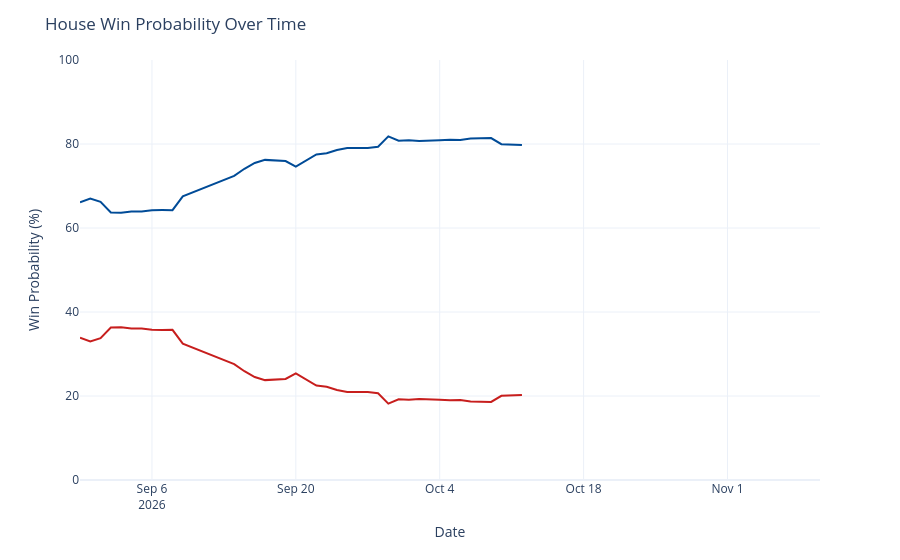

Source (notebook cell):
### Code cell
chance_over_time = output_ts[(output_ts['geo'] == 'US House') &
                             (output_ts['type'] == 'chance')]
chance_over_time['rep_chance'] = chance_over_time['y'].map(lambda x: 100 - x)
chance_over_time = chance_over_time.rename({'y': 'Democrats', 'rep_chance': 'Republicans'}, axis=1)
chance_time_ser = px.line(chance_over_time, x='date', y=['Democrats', 'Republicans'], template='plotly_white',
                         color_discrete_map={'Democrats': '#004b97', 'Republicans': '#c71e1d'},)
chance_time_ser.update_traces(hovertemplate="%{y:.1f}%")
chance_time_ser.update_layout(
    xaxis=dict(range=[pd.to_datetime('2026-08-30'), pd.to_datetime('2026-11-10')]),
    yaxis=dict(range=[0, 100]),
    xaxis_title='Date',
    yaxis_title='Win Probability (%)',
    title=dict(text="House Win Probability Over Time"),
    hovermode="x",
    showlegend=False
)
chance_time_ser

### Figure 1 — Plotly figure (JSON) as saved in the notebook; plotly's stock layout.template omitted (floating-point values rounded to 4 significant figures)
{"data": [{"hovertemplate": "%{y:.1f}%", "legendgroup": "Democrats", "line": {"color": "#004b97", "dash": "solid"}, "marker": {"symbol": "circle"}, "mode": "lines", "name": "Democrats", "orientation": "v", "showlegend": true, "type": "scatter", "x": ["2026-08-30", "2026-08-31", "2026-09-01", "2026-09-02", "2026-09-03", "2026-09-04", "2026-09-05", "2026-09-06", "2026-09-07", "2026-09-08", "2026-09-09", "2026-09-14", "2026-09-15", "2026-09-16", "2026-09-17", "2026-09-18", "2026-09-19", "2026-09-20", "2026-09-21", "2026-09-22", "2026-09-23", "2026-09-24", "2026-09-25", "2026-09-26", "2026-09-27", "2026-09-28", "2026-09-29", "2026-09-30", "2026-10-01", "2026-10-02", "2026-10-03", "2026-10-04", "2026-10-05", "2026-10-06", "2026-10-07", "2026-10-08", "2026-10-09", "2026-10-10", "2026-10-11", "2026-10-12"], "xaxis": "x", "y": [66.12, 67.02, 66.25, 63.69, 63.65, 63.91, 63.91, 64.23, 64.27, 64.25, 67.54, 72.39, 74.1, 75.49, 76.22, 76.08, 75.94, 74.59, 76.12, 77.51, 77.78, 78.58, 79.05, 79.05, 79.05, 79.34, 81.82, 80.78, 80.9, 80.69, 80.7, 80.88, 81.01, 80.94, 81.32, 81.39, 81.42, 79.94, 79.78, 79.75], "yaxis": "y"}, {"hovertemplate": "%{y:.1f}%", "legendgroup": "Republicans", "line": {"color": "#c71e1d", "dash": "solid"}, "marker": {"symbol": "circle"}, "mode": "lines", "name": "Republicans", "orientation": "v", "showlegend": true, "type": "scatter", "x": ["2026-08-30", "2026-08-31", "2026-09-01", "2026-09-02", "2026-09-03", "2026-09-04", "2026-09-05", "2026-09-06", "2026-09-07", "2026-09-08", "2026-09-09", "2026-09-14", "2026-09-15", "2026-09-16", "2026-09-17", "2026-09-18", "2026-09-19", "2026-09-20", "2026-09-21", "2026-09-22", "2026-09-23", "2026-09-24", "2026-09-25", "2026-09-26", "2026-09-27", "2026-09-28", "2026-09-29", "2026-09-30", "2026-10-01", "2026-10-02", "2026-10-03", "2026-10-04", "2026-10-05", "2026-10-06", "2026-10-07", "2026-10-08", "2026-10-09", "2026-10-10", "2026-10-11", "2026-10-12"], "xaxis": "x", "y": [33.88, 32.98, 33.75, 36.31, 36.35, 36.09, 36.09, 35.77, 35.73, 35.75, 32.46, 27.61, 25.9, 24.51, 23.78, 23.92, 24.06, 25.41, 23.88, 22.49, 22.22, 21.42, 20.95, 20.95, 20.95, 20.66, 18.18, 19.22, 19.1, 19.31, 19.3, 19.12, 18.99, 19.06, 18.68, 18.61, 18.58, 20.06, 20.22, 20.25], "yaxis": "y"}], "layout": {"hovermode": "x", "legend": {"title": {"text": "variable"}, "tracegroupgap": 0}, "margin": {"t": 60}, "showlegend": false, "title": {"text": "House Win Probability Over Time"}, "xaxis": {"anchor": "y", "domain": [0, 1], "range": ["2026-08-30T00:00:00", "2026-11-10T00:00:00"], "title": {"text": "Date"}}, "yaxis": {"anchor": "x", "domain": [0, 1], "range": [0, 100], "title": {"text": "Win Probability (%)"}}}}
